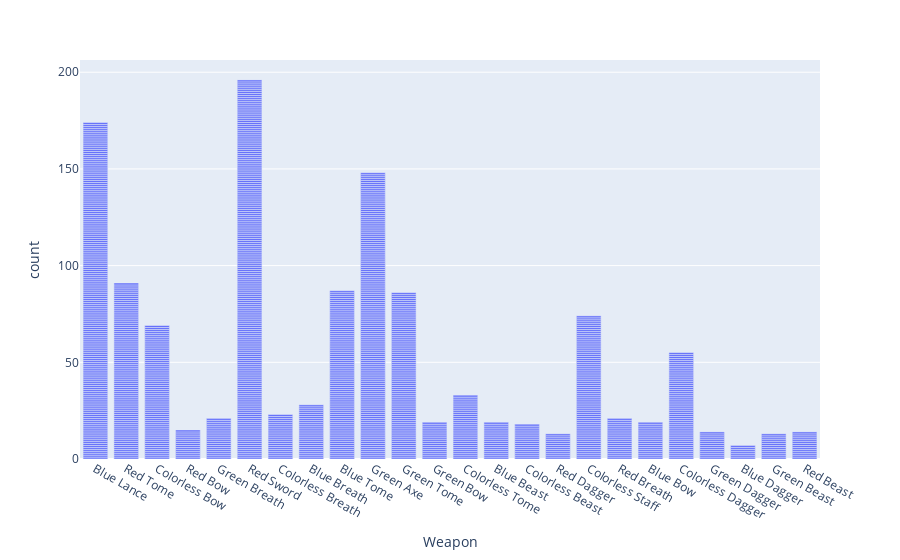

Notebook source saved alongside this figure:
### Code cell
px.bar(heroes_table, x='Weapon')

### Figure 1 — Plotly figure (JSON) as saved in the notebook; plotly's stock layout.template omitted (floating-point values rounded to 4 significant figures; data arrays with more than 128 entries replaced by an {"elided": "..."} marker saying what was removed)
{"data": [{"hovertemplate": "Weapon=%{x}<br>count=%{y}<extra></extra>", "legendgroup": "", "marker": {"color": "#636efa", "pattern": {"shape": ""}}, "name": "", "orientation": "v", "showlegend": false, "textposition": "auto", "type": "bar", "x": {"elided": "1257 str values"}, "xaxis": "x", "y": {"elided": "1257 int values"}, "yaxis": "y"}], "layout": {"barmode": "relative", "legend": {"tracegroupgap": 0}, "margin": {"t": 60}, "xaxis": {"anchor": "y", "domain": [0, 1], "title": {"text": "Weapon"}}, "yaxis": {"anchor": "x", "domain": [0, 1], "title": {"text": "count"}}}}
